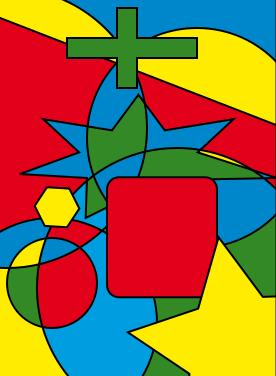
%> input picture mFiles/4colors.JPG, 276 x 376 px
$ octave --eval "result = local_std_dev(rgb2gray(imread('4colors.JPG')));"   (GNU Octave 9; MATLAB toolbox functions it lacks are replaced by stand-ins)
%> lines starting %> are read from the running program, lines starting %| are printed output that depends on the picture; in (x1, y1, x2, y2) boxes, pixels count from 0 and x2, y2 are one past the last pixel; in counts of white or black regions, pixels touching at a corner belong together; the program's own positions count from 1
function [ lsd ] = local_std_dev( input_image, radius)
%local_std_dev returns the local standard deviation at each pxl
%   For each pixel in the image, the local z-score at that pixel
%   in a sample set of the surrounding pixels in a [$radius]  radius.
%   Radius defaults to 50.
%   Generated using the Jacob-Jacob-Jacobski method.
%
% Standard deviation is equivalent to
% sqrt( (1/n) * sum_all( ( x - mean(x))^2 ) )
%
% What's standard deviation?
% Good question.
% How do we find std dev convolutionally?
% Well, hold my hand - let's go:
%
% Where n is the number of elements where "from 0 to n" means "for i = 0:n"
% variance = (1/n) sum( (xi + x_bar)^2  from 0 to n )
% = (1/n) sum( (xi^2 - 2*xi + x_bar^2)  from 0 to n )
% = (1/n) sum( (xi^2) from 0 to i ) - sum( (2*xi) from 0 to n ) + i*x_bar

if nargin < 2
    radius = 50;
end

op_image = double(input_image);
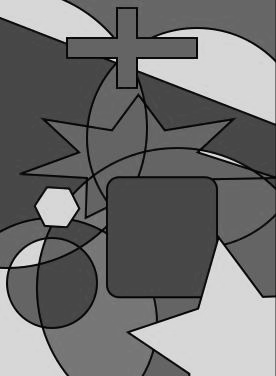
%> op_image: size 376x276 double; min 0, max 235, mean 113.3

%Generate a raster circle
circle_size = [radius,radius].*2; %Radius -> diameter
circle = zeros(circle_size);
circle( sub2ind(circle_size, radius,radius) ) = 1;
circle = double(bwdist(circle) < radius);

num_elements = sum(circle(:));

op_local_mean = local_mean(op_image, circle);
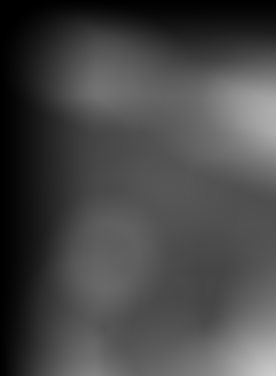
%> op_local_mean: size 376x276 double; min 0, max 204.6, mean 71.7
op_local_sum_2 = local_sum(2.*op_image, circle);
op_local_sum_square = local_sum(op_image.^2, circle);
%> in local_sum (call 2), `loc_sum = conv2(op_image, oval);`:
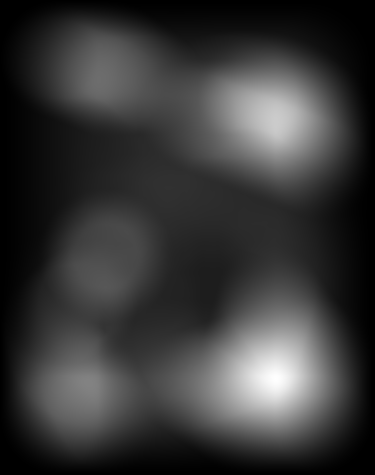
%> loc_sum: size 475x375 double; min 0, max 340641685, mean 75545604.4; drawn with min black and max white

variance = (1/num_elements) * ( op_local_sum_square - op_local_sum_2 + (num_elements*(op_local_mean.^2)) );
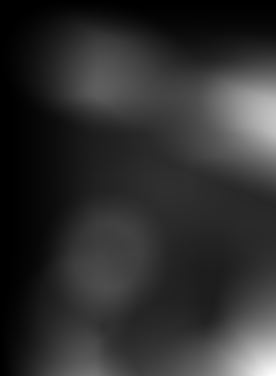
%> variance: size 376x276 double; min 0, max 84800.6, mean 15831; drawn with min black and max white
figure,imagesc(variance);
title(' r variance ');

std_dev = sqrt(abs(variance));
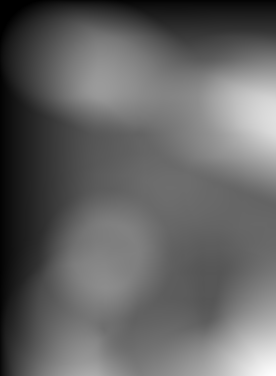
%> std_dev: size 376x276 double; min 0, max 291.2, mean 114.4; drawn with min black and max white
figure,imagesc(std_dev);
title('std deviation')

z_score = (op_image - op_local_mean)./sqrt(std_dev);
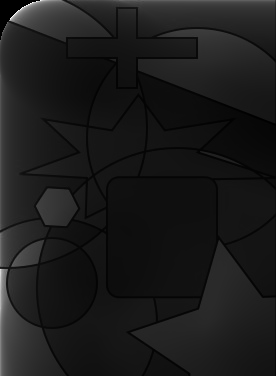
%> z_score: size 376x276 double; 0.48% of the values are NaN or infinite; the others: min -10.33, max 138.2, mean 5.81; drawn with min black, max white, NaN and infinite black
figure,imagesc(z_score);
title('Z Score of each pixel')

lsd = z_score;

figure,imshow(z_score > 0);
%> after `imshow(z_score > 0)`:
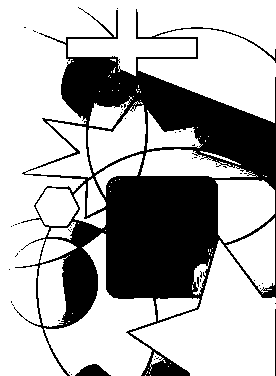
%> displayed picture: size 376x276 logical; 69.7% white; 48 black regions (45 under 20 px), largest, box (x1, y1, x2, y2) and area: (14, 7, 276, 376) 31055, (75, 364, 111, 376) 266, (275, 309, 276, 376) 67
title('Local Z-Score > 0, how do you like me now!?');
end

function lm = local_mean(op_image, convmap)
%% Returns an image where each pixel is the mean of its surrounding pixels that are 1's in the convmap.
loc_mean = conv2(op_image, convmap./sum(convmap(:)));
radius = length(convmap)/2;
lm = loc_mean(1:end-(2*radius)+1,1:end-(2*radius)+1);
end
function ls = local_sum(op_image, oval)
%% Returns an image where each pixel is the sum of all surrounding pixels that are 1's in the convmap.

loc_sum = conv2(op_image, oval);
radius = length(oval)/2;
ls = loc_sum(1:end-(2*radius)+1,1:end-(2*radius)+1);
end
